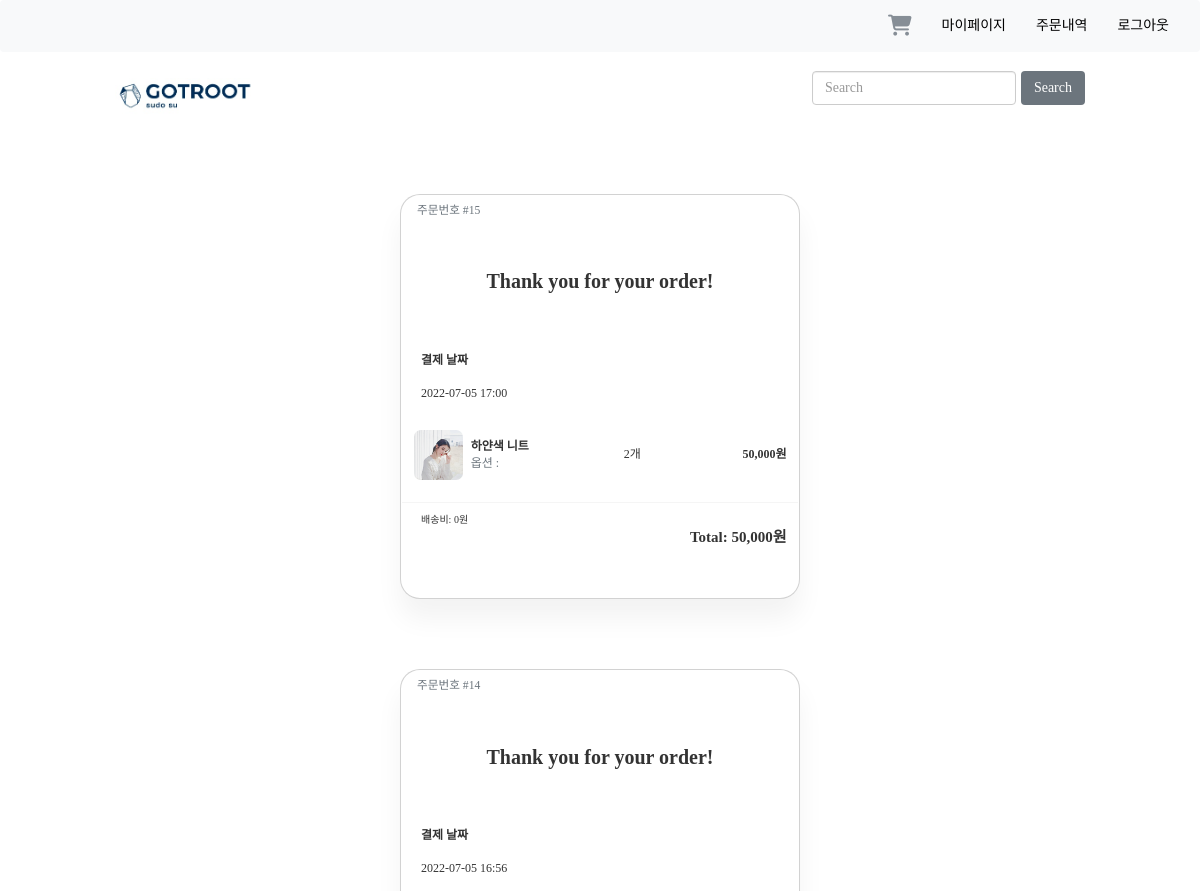
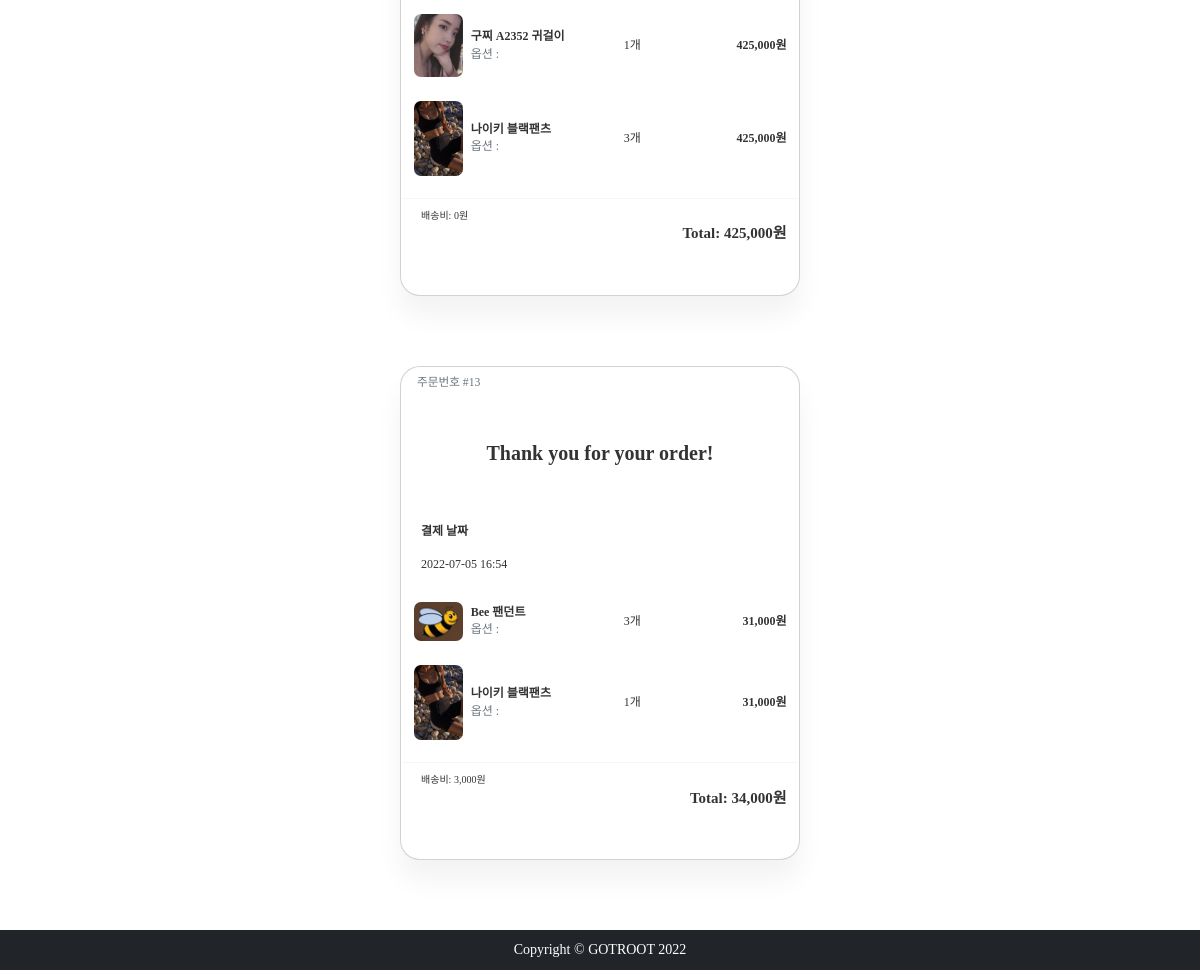
The page /order/ (signed in) on the database its author committed (2 pictures, top to bottom).
### order/models.py (models this page shows, shortened)
class Order(models.Model):
    user = models.ForeignKey('user.User', on_delete=models.CASCADE, null=True)
    date_ordered = models.DateTimeField(auto_now_add=True)
    shipping = models.IntegerField(default=3000)
    complete = models.BooleanField(default=False)
    def get_order_number(self):
        return str(self.pk)
    @property
    def get_order_total(self):
        orderitems = self.orderitem_set.all()
        total = 0
        for item in orderitems:
            total += item.get_total
        return total
    @property
    def get_order_items(self):
        return self.orderitem_set.filter(order=self)

class OrderItem(models.Model):
    product = models.ForeignKey('shop.Product', on_delete=models.CASCADE, null=True)
    quantity = models.IntegerField(default=0)
    order = models.ForeignKey(Order, on_delete=models.CASCADE, null=True)
    date_added = models.DateTimeField(auto_now_add=True)
    @property
    def get_total(self):
        total = self.product.price * self.quantity
        return total

### shop/models.py (models this page shows, shortened)
class Product(models.Model):
    name = models.CharField(max_length=100)
    content = models.TextField(max_length=1000)
    category = models.ForeignKey(Category, on_delete=models.CASCADE)
    stock = models.PositiveIntegerField()
    price = models.IntegerField()
    created_at = models.DateTimeField(auto_now_add=True)
    modified_at = models.DateTimeField(auto_now=True)
    deleted_at = models.DateTimeField(null=True, blank=True)
    @property
    def get_product_image(self):
        try:
            image = self.productimage_set.get(product=self, is_represent=True)
            return image.image.url
        except:
            random_image = choice(ProductImage.objects.filter(product=self))
            return random_image.image.url

class ProductImage(models.Model):
    product = models.ForeignKey(Product, on_delete=models.CASCADE)
    is_represent = models.BooleanField(default=False)
    image = models.ImageField(upload_to=product_image_path)

### order/views.py (the view)
# urls.py: path('', views.index, name='index'),
def index(request):
    orders = Order.objects.filter(user=request.user).order_by('-date_ordered')
    return render(request, 'order/index.html', {'orders': orders})

### gotroot_site/context_processors.py (called while the page is built)
def category_list(request):
    categories = Category.objects.all()
    return {
        "categories": categories
    }

### order/templates/order/index.html (shortened to what this page needs)
{% extends "order/base.html" %}
{% load humanize %}
{% load static %}
{% load mathfilters %}
{% block content %}
<link rel="stylesheet" type="text/css" href="{% static 'css/order/ordercheck.css' %}">
{% if orders %}
{% for order in orders %}
<div class="card mt-50 mb-50">
    <div class="col d-flex"><span class="text-muted" id="orderno">주문번호 #{{ order.get_order_number }}</span></div>
    <div class="title mx-auto"> Thank you for your order! </div>
    <div class="main"> <span id="sub-title">
        <p><b>결제 날짜</b></p>
        <p>{{ order.date_ordered | date:"Y-m-d H:i" }}</p></span>
        {% for item in order.get_order_items %}
            <div class="row row-main">
                        <div class="col-2"> <img class="img-fluid" src="{{ item.product.get_product_image }}"> </div>
                        <div class="col">
                            <div class="row d-flex">
                                <p><b>{{ item.product.name }}</b></p>
                            </div>
                            <div class="row d-flex">
                                <p class="text-muted">옵션 : </p>
                            </div>
                        </div>
                        <div class="col d-flex justify-content-center">
                            <p>{{ item.quantity }}개</p>
                        </div>
                        <div class="col d-flex justify-content-end">
                            <p><b>{{ order.get_order_total|intcomma }}원</b></p>
                        </div>
            </div>
        {% endfor %}
        <hr>
        <div class="total">
            <div class="col d-flex"><p>배송비: {{ order.shipping|intcomma }}원</p></div>
            <div class="row">
                <div class="col d-flex justify-content-end"> <b>Total: {{ order.get_order_total|add:order.shipping|intcomma }}원</b> </div>
            </div>
        </div>
    </div>
</div>
{% endfor %}
{% else %}
<h3 style="text-align: center;">주문 내역이 없습니다.</h3>
{% endif %}
{% endblock content %}

### static/css/shop/base.css (style rules this page uses)
.content p { font-size: 12px }

### static/css/order/style.css (style rules this page uses)
body { background:#eee; }
.card { box-shadow: 0 20px 27px 0 rgb(0 0 0 / 5%); }
.card { position: relative; display: flex; flex-direction: column; min-width: 0; word-wrap: break-word; background-color: #fff; background-clip: border-box; border: 0 solid rgba(0,0,0,.125); border-radius: 1rem; }

### static/css/order/ordercheck.css (style rules this page uses)
body { min-height: 100vh; vertical-align: middle; display: flex; font-family: Muli; font-size: 14px }
.card { margin: auto; width: 400px; max-width: 600px; padding-bottom: 50px; border-radius: 20px; }
.mt-50 { margin-top:50px; }
.mb-50 { margin-bottom:70px; }
#orderno { padding: 1vh 2vh 0; font-size: smaller }
.title { display: flex; text-align: center; font-size: 2rem; font-weight: bold; padding: 12% }
.main { padding: 0 2rem }
.main img { border-radius: 7px }
.main p { margin-bottom: 0; font-size: 1rem; }
#sub-title p { margin: 1vh 0 2vh 0; font-size: 1.2rem }
.row-main { padding: 1.5vh 0; align-items: center }
.row-main p { font-size: 1.2rem; }
hr { margin: 1rem -1vh; border-top: 1px solid rgb(214, 214, 214) }
.total { font-size: 1.5rem; }

### rows shown on the page
Order: get_order_number "15", date_ordered "2022-07-05 17:00", get_order_total "50,000", shipping "0", get_order_total|add "50,000"
OrderItem: product.get_product_image (picture), product.name "하얀색 니트", quantity "2"
Order: get_order_number "14", date_ordered "2022-07-05 16:56", get_order_total "425,000", shipping "0", get_order_total|add "425,000"
OrderItem: product.get_product_image (picture), product.name "구찌 A2352 귀걸이", quantity "1"
OrderItem: product.get_product_image (picture), product.name "나이키 블랙팬츠", quantity "3"
Order: get_order_number "13", date_ordered "2022-07-05 16:54", get_order_total "31,000", shipping "3,000", get_order_total|add "34,000"
OrderItem: product.get_product_image (picture), product.name "Bee 팬던트", quantity "3"
OrderItem: product.get_product_image (picture), product.name "나이키 블랙팬츠", quantity "1"
